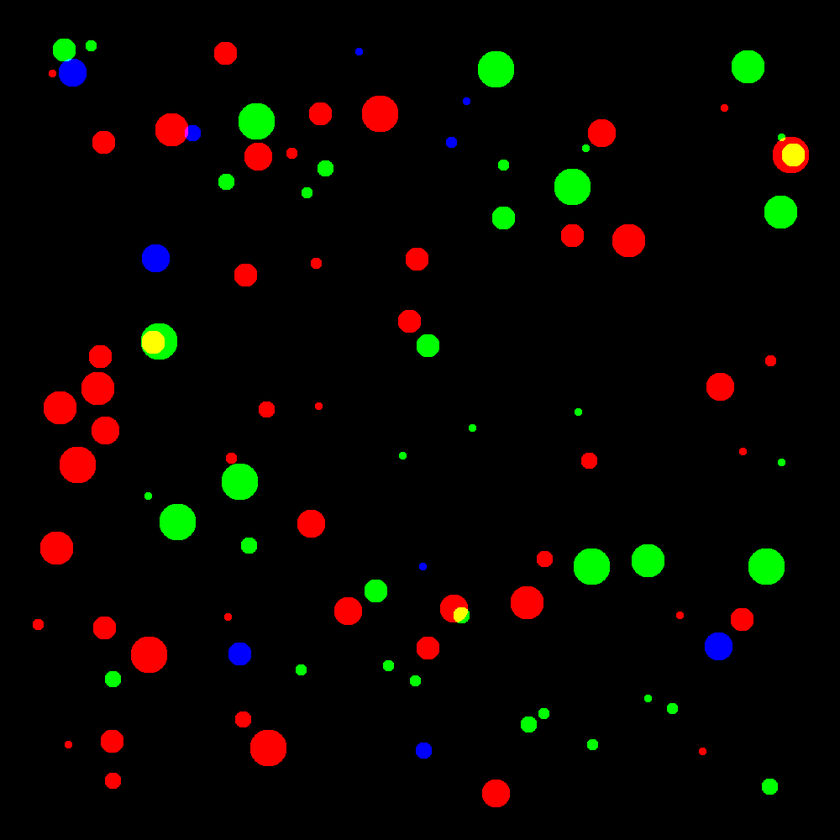
#> input picture circ1.png, 840 x 840 px, shrunk from 1000 x 1000 before the run
$ python main.py
#> lines starting #> are read from the running program, lines starting #| are printed output that depends on the picture
# to count all balls, we have to
# count how many balls belong to
# a certain color
import matplotlib.pyplot as plt
import numpy as np
from skimage import filters, measure

image = plt.imread("./circ1.png")[:,:,:]
#> image is the input picture: shape (840, 840, 4) float32; mean R, G, B, A 0.0329, 0.0229, 0.00424, 1

result = []
for i in range(image.shape[-1]):
    lb = measure.label(image[:, :, i])
    result.append(np.max(lb))
#> this loop made 4 passes
#> pass 1, `lb = measure.label(image[:, :, i])`:
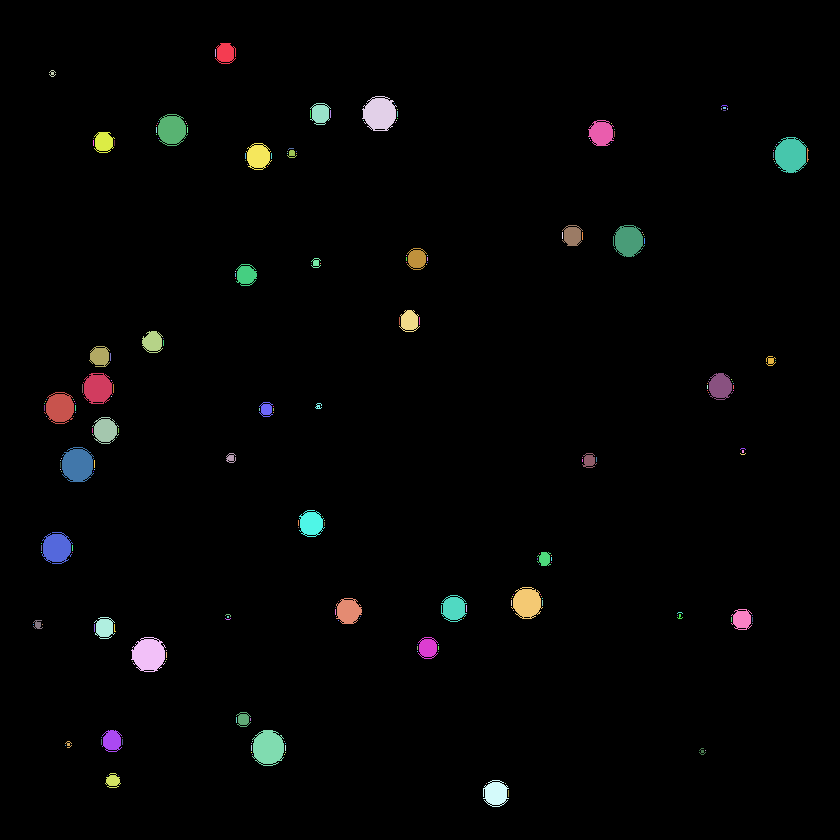
#> lb: shape (840, 840) int64; 252 distinct labels, from 0 to 251; one colour per label, 0 black
#> pass 2, `lb = measure.label(image[:, :, i])`:
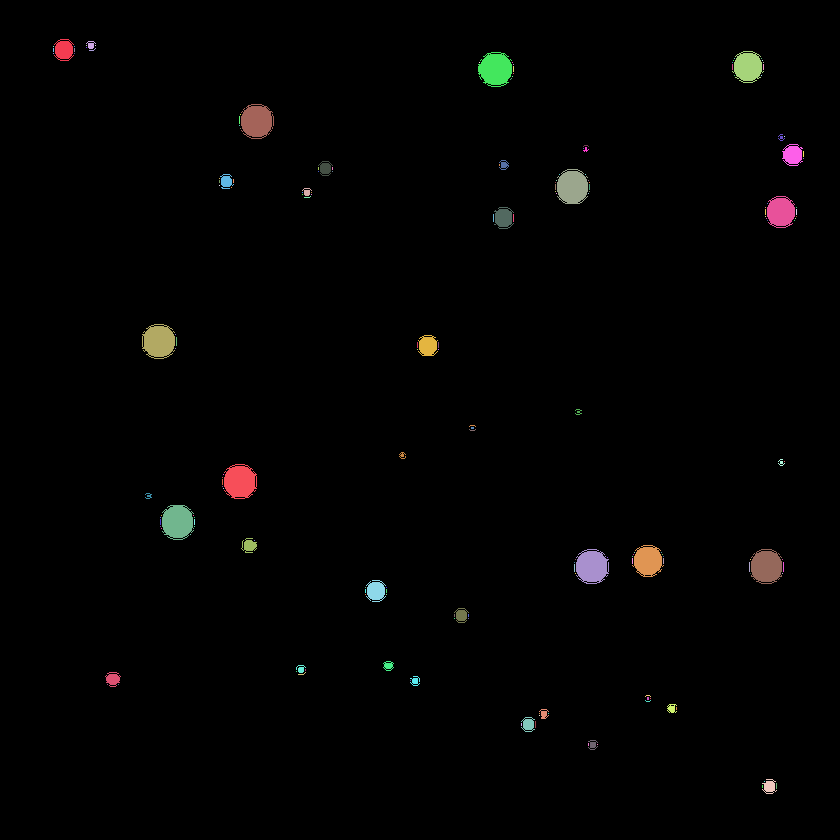
#> lb: shape (840, 840) int64; 192 distinct labels, from 0 to 191; one colour per label, 0 black
#> pass 3, `lb = measure.label(image[:, :, i])`:
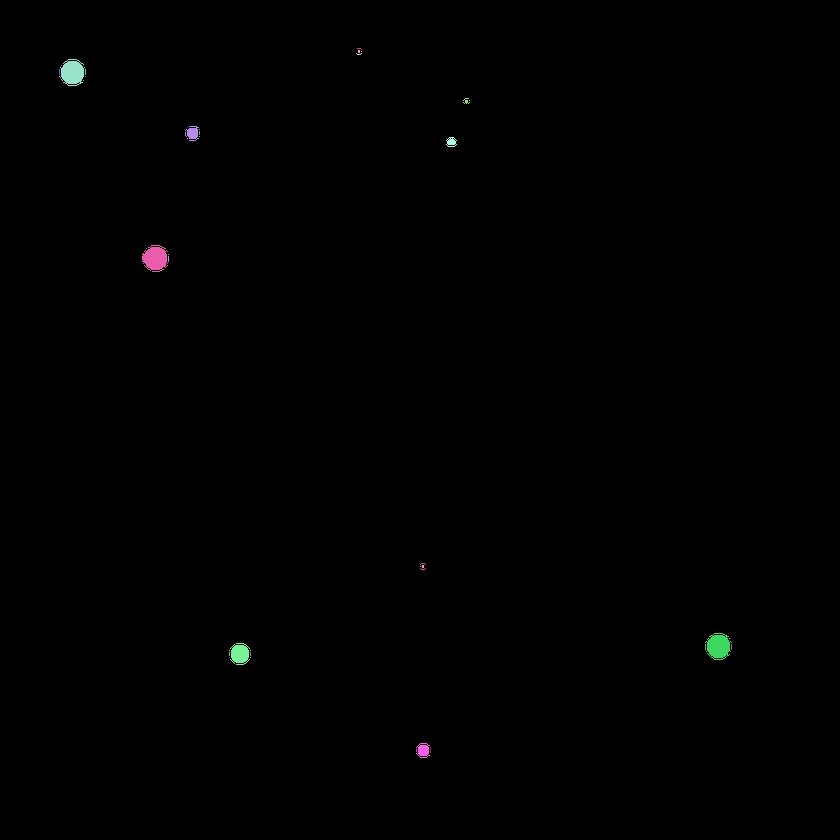
#> lb: shape (840, 840) int64; 42 distinct labels, from 0 to 41; one colour per label, 0 black
#> after the loop, result = [251, 191, 41, 1]

print(result)
#| [251, 191, 41, 1]
print(np.sum(result[:-1]))
#| 483
plt.figure(figsize=(8,8))
plt.imshow(image)
plt.show()
